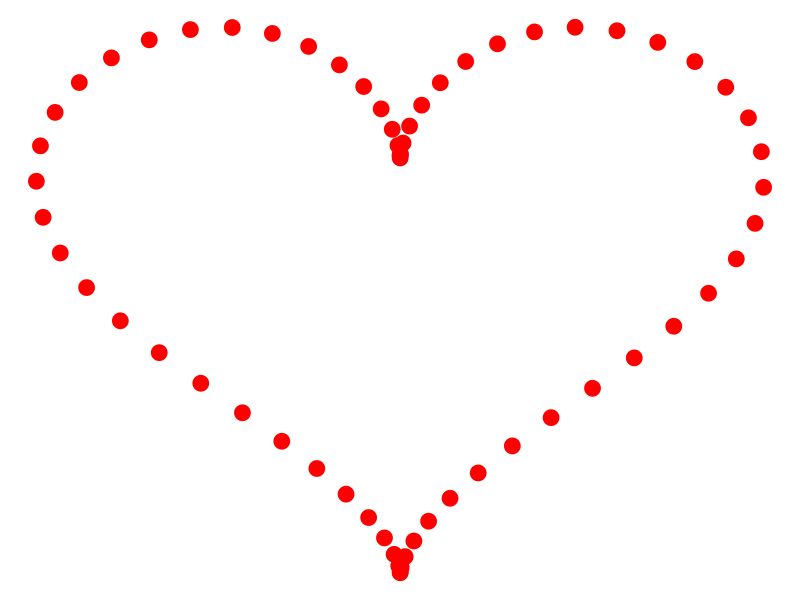

Write the R code that produced this figure.
#!/usr/bin/env Rscript --vanilla
# Cargando la biblioteca de graficacion
library(ggplot2)

periodo=2
# Generando la serie t
t=seq(0, periodo*pi, by=0.1)

#Calculando los valores de x, y
X <- 16*sin(t)^3
Y <- 13*cos(t)-5*cos(2*t)-2*cos(3*t)-cos(4*t)

# Colocando los datos en un dataframe
dat=data.frame(x=X,y=Y)

#Graficando
H<-ggplot(dat,aes(x=x,y=y)) +
  geom_point(color="red",size=5) +
  theme_void()

print(H)
